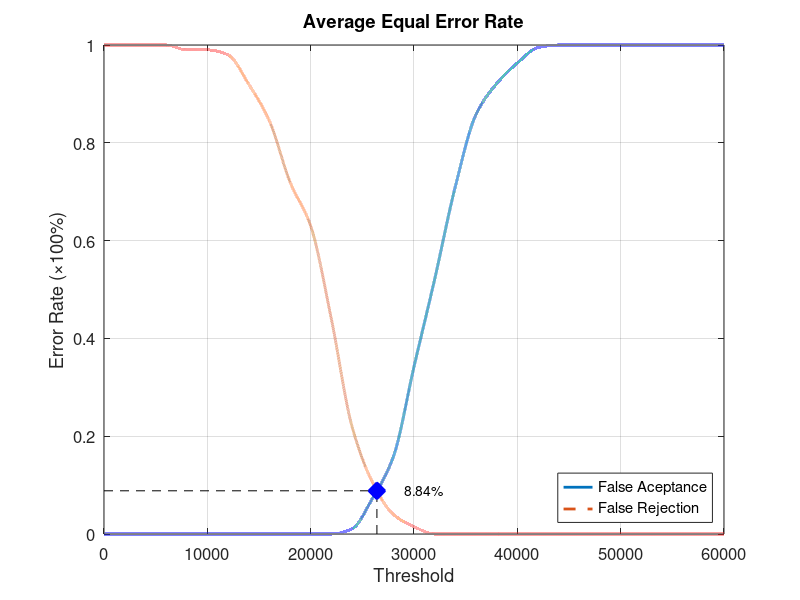
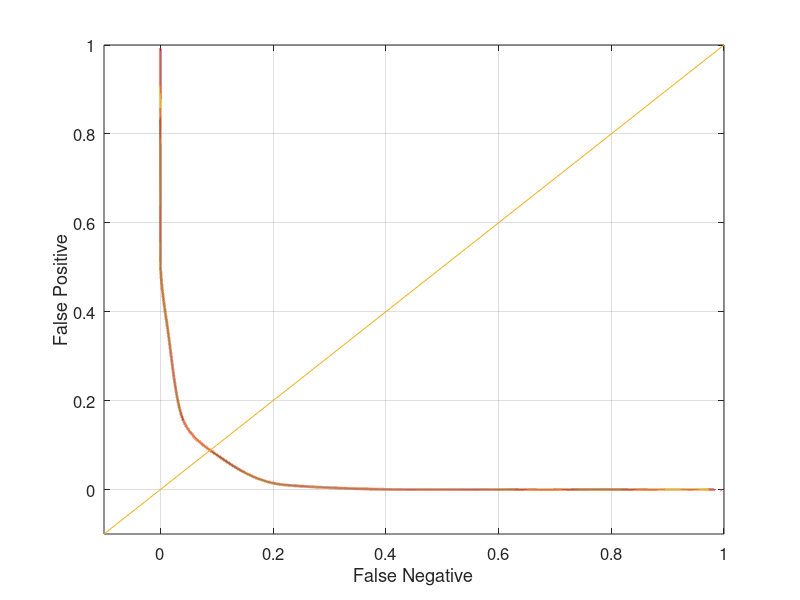

Write MATLAB code to recreate these figures, in order.
function yEER = Database5_3
close all;
clear;
clc;
x = 0:2000:60000;
xq = 0:0.5:60000;

y0 = [0 0 0 0 0 0 0 0 0 0 0 0 0.0105263 0.0736842 0.157895 0.342105 0.521053 0.710526 0.857895 0.921053 0.963158 0.994737 1 1 1 1 1 1 1 1 1];
yy0 = interp1(x, y0, xq, 'pchip');
y1 = [1 1 1 1 0.99 0.99 0.98 0.92 0.845 0.72 0.63 0.44 0.22 0.105 0.04 0.015 0 0 0 0 0 0 0 0 0 0 0 0 0 0 0];
yy1 = interp1(x, y1, xq, 'pchip');

% Calculating EER: 
y2 = abs(y0 - y1);
find(y2 == min(y2))
yy2 = abs(yy0 - yy1);
xEER = find(yy2 == min(yy2));
xEERIndex = xq(xEER) % X-axis EER
yEER = yy0(xEER) % Y-axis EER

main = figure
plot(xq, yy0,'-','LineWidth', 2);	hold on
plot(xq, yy1,'--','LineWidth', 2);	hold on
plot([xEERIndex xEERIndex], [0 yEER], 'k--');	hold on
plot([0 xEERIndex], [yEER yEER], 'k--');	hold on
plot(xEERIndex, yEER, 'bx', 'LineWidth', 10);	hold on
text(xEERIndex + 10 * xEERIndex / 100, yEER, [num2str(round((10000 * yEER)) / 100) '%'])
legend('False Aceptance', 'False Rejection', 'Location', 'SouthEast')
xlabel('Threshold')
ylabel('Error Rate (\times100%)')
title('Average Equal Error Rate')
set(gca, 'FontSize', 12)
axis([0 60000 0 1])
grid on

print(main, 'Database5_3Main', '-dpng');
FNRxFPR = figure('Color', [1 1 1]);
plot(yy1, yy0, '-', yy1, yy0, 'LineWidth', 2);
hold on
y = -0.1:0.1:1
plot(y, y); 
set(gca, 'FontSize', 12)
xlabel('False Negative')
ylabel('False Positive')
axis([-0.1 1 -0.1 1])
set(gca, 'FontSize', 12)
grid on

print(FNRxFPR, 'Database5_3FNRxFPR','-dpng');
end
